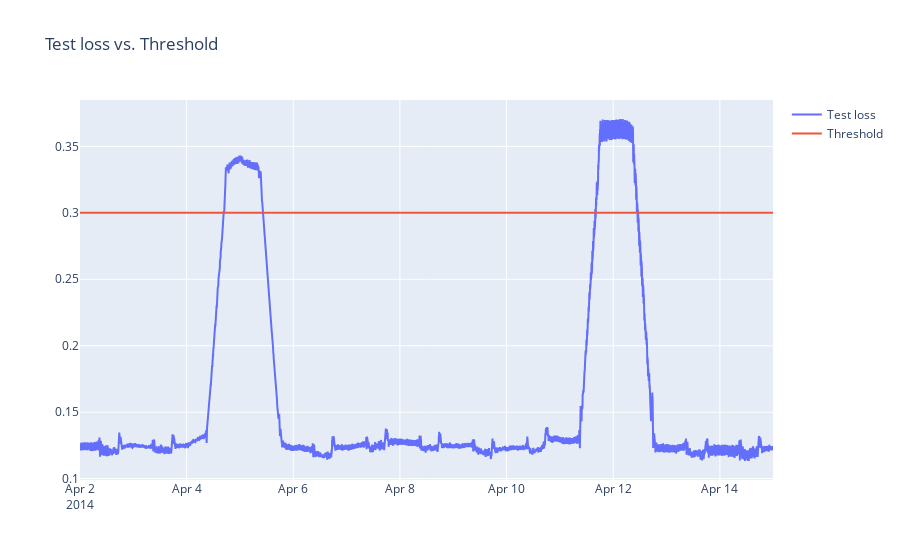

Notebook source saved alongside this figure:
### Code cell
test_score_df = pd.DataFrame(df_test_value[TIME_STEPS:])
test_score_df['loss'] = test_mae_loss_df.iloc[:,0].values
test_score_df['threshold'] = 0.3
test_score_df['anomaly'] = test_score_df['loss'] > test_score_df['threshold']
test_score_df['IN_PROCESS'] = df_test_value[TIME_STEPS:]['value']

fig = go.Figure()
fig.add_trace(go.Scatter(x=test_score_df.index, y=test_score_df['loss'], name='Test loss'))
fig.add_trace(go.Scatter(x=test_score_df.index, y=test_score_df['threshold'], name='Threshold'))
fig.update_layout(showlegend=True, title='Test loss vs. Threshold')
fig.show()

### Figure 1 — Plotly figure (JSON) as saved in the notebook; plotly's stock layout.template omitted (floating-point values rounded to 4 significant figures; data arrays with more than 128 entries replaced by an {"elided": "..."} marker saying what was removed)
{"data": [{"name": "Test loss", "type": "scatter", "x": {"elided": "3744 str values"}, "y": {"elided": "3744 float values"}}, {"name": "Threshold", "type": "scatter", "x": {"elided": "3744 str values"}, "y": {"elided": "3744 float values"}}], "layout": {"showlegend": true, "title": {"text": "Test loss vs. Threshold"}}}
